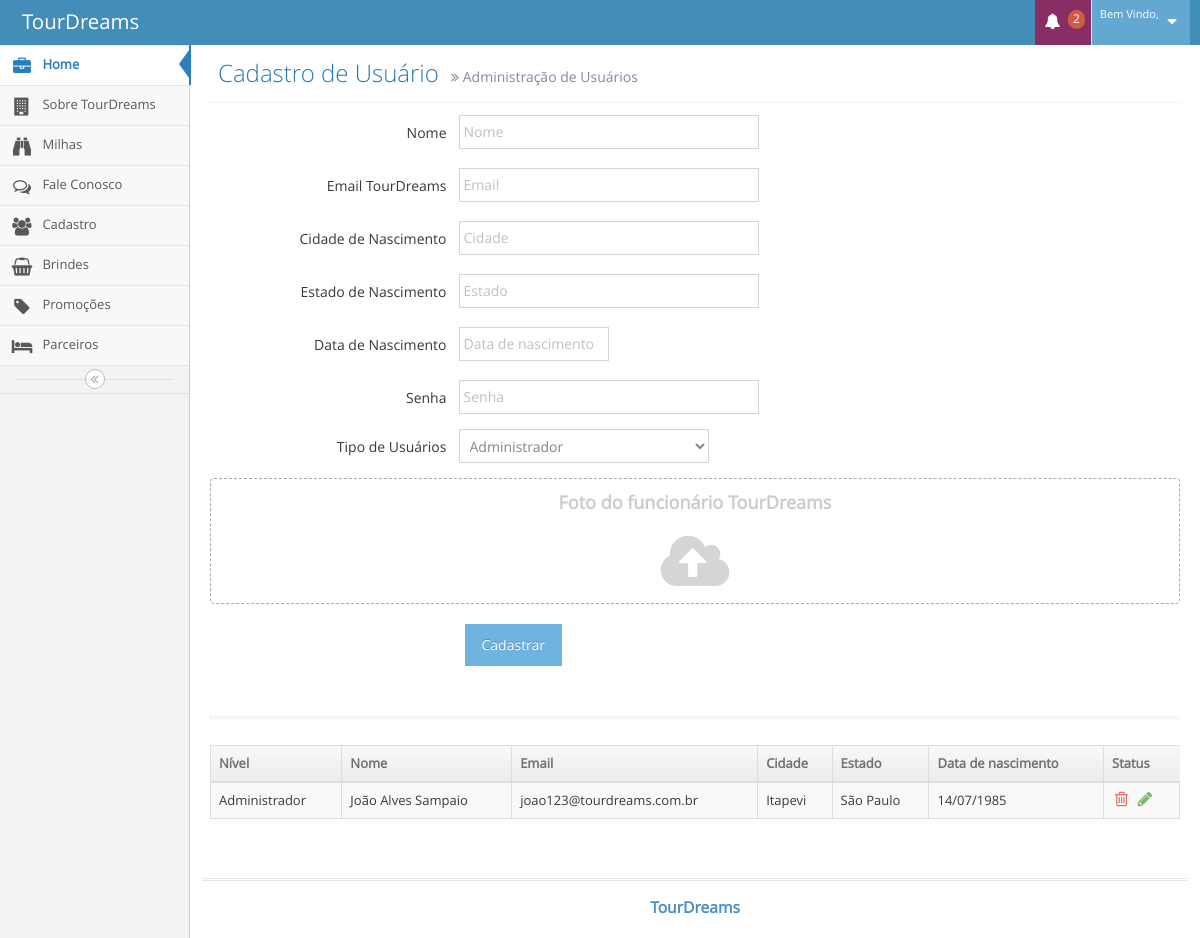
The page /tour_dreams/TourDreams/CMS/admUser.php on the database its author committed.
### tables this page shows
CREATE TABLE `tbl_administradores` (
  `id_administrador` int(11) NOT NULL AUTO_INCREMENT,
  `id_nivel_usuario` int(11) NOT NULL,
  `nome_administrador` varchar(100) NOT NULL,
  `email_empresa` varchar(150) NOT NULL,
  `cidade_nascimento` varchar(100) NOT NULL,
  `estado_nascimento` varchar(80) NOT NULL,
  `dt_nasc` date NOT NULL,
  `foto` varchar(200) NOT NULL DEFAULT '',
  `senha` varchar(45) NOT NULL,
  PRIMARY KEY (`id_administrador`),
  KEY `id_adms_nivelUsuario_idx` (`id_nivel_usuario`),
  CONSTRAINT `id_adms_nivelUsuario` FOREIGN KEY (`id_nivel_usuario`) REFERENCES `tbl_nivel_usuario` (`id_nivel_usuario`) ON DELETE NO ACTION ON UPDATE NO ACTION
);

CREATE TABLE `tbl_nivel_usuario` (
  `id_nivel_usuario` int(11) NOT NULL AUTO_INCREMENT,
  `nome_nivel` varchar(45) NOT NULL,
  PRIMARY KEY (`id_nivel_usuario`)
);

### tour_dreams/TourDreams/CMS/admUser.php (the view, shortened to what this page needs)
<?php
	$nome="";
	$email="";
	$cidade="";
	$estado="";
	$senha_user="";
	$botao="Cadastrar";
	$nome_administrador = $_GET['nome_administrador'];
	$id_administrador = $_GET['id_administrador'];
?>
<!DOCTYPE html>
<html lang="pt-br">
	<head>
		<link rel="stylesheet" href="assets/css/bootstrap.min.css" />
		<link rel="stylesheet" href="assets/font-awesome/4.5.0/css/font-awesome.min.css" />
		<link rel="stylesheet" href="assets/css/jquery-ui.custom.min.css" />
		<link rel="stylesheet" href="assets/css/chosen.min.css" />
		<link rel="stylesheet" href="assets/css/bootstrap-datepicker3.min.css" />
		<link rel="stylesheet" href="assets/css/bootstrap-timepicker.min.css" />
		<link rel="stylesheet" href="assets/css/daterangepicker.min.css" />
		<link rel="stylesheet" href="assets/css/bootstrap-datetimepicker.min.css" />
		<link rel="stylesheet" href="assets/css/bootstrap-colorpicker.min.css" />
		<link rel="stylesheet" href="assets/css/ace.min.css" class="ace-main-stylesheet" id="main-ace-style" />
		<link rel="stylesheet" href="assets/css/ace-skins.min.css" />
		<link rel="stylesheet" href="assets/css/ace-rtl.min.css" />
	</head>
	<body class="no-skin">
		<div id="navbar" class="navbar navbar-default          ace-save-state">
			<div class="navbar-container ace-save-state" id="navbar-container">
				<div class="navbar-header pull-left">
					<a href="index.html" class="navbar-brand">
						<small>
							TourDreams
						</small>
					</a>
				</div>
				<div class="navbar-buttons navbar-header pull-right" role="navigation">
					<ul class="nav ace-nav">
						<li class="purple dropdown-modal">
							<a data-toggle="dropdown" class="dropdown-toggle" href="#">
								<i class="ace-icon fa fa-bell icon-animated-bell"></i>
								<span class="badge badge-important">2</span>
							</a>
						</li>
						<li class="light-blue dropdown-modal">
							<a data-toggle="dropdown" href="#" class="dropdown-toggle">
								<span class="user-info">
									<small>Bem Vindo,</small>
								</span>
								<i class="ace-icon fa fa-caret-down"></i>
							</a>
						</li>
					</ul>
				</div>
			</div>
		</div>
		<div class="main-container ace-save-state" id="main-container">
			<div id="sidebar" class="sidebar                  responsive                    ace-save-state">
				<ul class="nav nav-list">
					<li class="active">
						<a href="home.php?nome_administrador=<?php echo$_GET['nome_administrador'];?>&id_administrador=<?php echo$_GET['id_administrador'];?>">
							<i class="menu-icon fa fa-briefcase"></i>
							<span class="menu-text"> Home </span>
						</a>
					</li>
					<li class="">
						<a href="admSobre.php?nome_administrador=<?php echo$_GET['nome_administrador'];?>&id_administrador=<?php echo$_GET['id_administrador'];?>">
							<i class="menu-icon fa fa-building"></i>
							<span class="menu-text">  Sobre TourDreams </span>
						</a>
					</li>
					<li class="">
						<a href="admMilhas.php?nome_administrador=<?php echo$_GET['nome_administrador'];?>&id_administrador=<?php echo$_GET['id_administrador'];?>">
							<i class="menu-icon fa fa-binoculars"></i>
							<span class="menu-text"> Milhas </span>
						</a>
					</li>
					<li class="">
						<a href="admFale.php?nome_administrador=<?php echo$_GET['nome_administrador'];?>&id_administrador=<?php echo$_GET['id_administrador'];?>">
							<i class="menu-icon fa fa-comments-o"></i>
							<span class="menu-text"> Fale Conosco </span>
						</a>
					</li>
					<li class="">
						<a href="admUser.php?nome_administrador=<?php echo$_GET['nome_administrador'];?>&id_administrador=<?php echo$_GET['id_administrador'];?>">
							<i class="menu-icon fa fa-users"></i>
							<span class="menu-text"> Cadastro </span>
						</a>
					</li>
					<li class="">
						<a href="admBrindes.php?nome_administrador=<?php echo$_GET['nome_administrador'];?>&id_administrador=<?php echo$_GET['id_administrador'];?>">
							<i class="menu-icon fa fa-shopping-basket"></i>
							<span class="menu-text"> Brindes </span>
						</a>
					</li>
					<li class="">
						<a href="admPromocoes.php?nome_administrador=<?php echo$_GET['nome_administrador'];?>&id_administrador=<?php echo$_GET['id_administrador'];?>">
							<i class="menu-icon fa fa-tag"></i>
							<span class="menu-text"> Promoções </span>
						</a>
					</li>
					<li class="">
						<a href="parceiros.php?nome_administrador=<?php echo$_GET['nome_administrador'];?>&id_administrador=<?php echo$_GET['id_administrador'];?>">
							<i class="menu-icon fa fa-bed"></i>
							<span class="menu-text"> Parceiros </span>
						</a>
					</li>
				</ul>
				<div class="sidebar-toggle sidebar-collapse" id="sidebar-collapse">
					<i id="sidebar-toggle-icon" class="ace-icon fa fa-angle-double-left ace-save-state" data-icon1="ace-icon fa fa-angle-double-left" data-icon2="ace-icon fa fa-angle-double-right"></i>
				</div>
			</div>
			<div class="main-content">
				<div class="main-content-inner">
					<div class="page-content">
						<div class="page-header">
							<h1>
								Cadastro de Usuário
								<small>
									<i class="ace-icon fa fa-angle-double-right"></i>
									Administração de Usuários
								</small>
							</h1>
						</div>
						<div class="row">
							<div class="col-xs-12">
								<form class="form-horizontal" role="form" action="admUser.php?nome_administrador=<?php echo($nome_administrador);?>&id_administrador=<?php echo($id_administrador);?>" name="frmCadastro" method="post" enctype="multipart/form-data">
									<div class="form-group">
										<label class="col-sm-3 control-label no-padding-right" for="form-field-1"> Nome </label>
										<div class="col-sm-9">
											<input type="text" id="form-field-1" placeholder="Nome" class="col-xs-10 col-sm-5" name="nome" value="<?php echo($nome);?>" />
										</div>
									</div>
									<div class="space-4"></div>
									<div class="form-group">
										<label class="col-sm-3 control-label no-padding-right" for="form-field-1"> Email TourDreams </label>
										<div class="col-sm-9">
											<input type="email" id="form-field-1" placeholder="Email" class="col-xs-10 col-sm-5" name="email" value="<?php echo($email);?>"/>
										</div>
									</div>
									<div class="space-4"></div>
										<div class="form-group">
											<label class="col-sm-3 control-label no-padding-right" for="form-field-1"> Cidade de Nascimento </label>
											<div class="col-sm-9">
												<input type="text" id="form-field-1" placeholder="Cidade" class="col-xs-10 col-sm-5" name="cidade" value="<?php echo($cidade);?>"/>
											</div>
										</div>
									<div class="space-4"></div>
										<div class="form-group">
											<label class="col-sm-3 control-label no-padding-right" for="form-field-1"> Estado de Nascimento </label>
											<div class="col-sm-9">
												<input type="text" id="form-field-1" placeholder="Estado" class="col-xs-10 col-sm-5" name="estado" value="<?php echo($estado);?>"/>
											</div>
										</div>
									<div class="space-4"></div>
									<div class="form-group">
										<label class="col-sm-3 control-label no-padding-right" for="form-field-1"> Data de Nascimento </label>
										<div class="col-sm-9">
											<input type="text" style="width:150px;" id="form-field-mask-1 placeholder" class="form-control input-mask-date" placeholder = "Data de nascimento" name="data" value="<?php echo($dt_nasc_volta);?>"/>
										</div>
									</div>
									<div class="space-4"></div>
									<div class="form-group">
										<label class="col-sm-3 control-label no-padding-right" for="form-field-1"> Senha </label>
										<div class="col-sm-9">
											<input type="password" id="form-field-1" placeholder="Senha" class="col-xs-10 col-sm-5" name="senha" value="<?php echo($senha_user);?>"/>
										</div>
									</div>
									<div class="form-group">
										<label class="col-sm-3 control-label no-padding-right" for="form-field-1"> Tipo de Usuários </label>
										<div class="col-sm-9">
											<select class="form-control" id="form-field-select-1" style="width:250px;" name="selectCadastroUser">
												<?php
														$sql = "select * from tbl_nivel_usuario where id_nivel_usuario > 0";
															?>
														<?php
															$select = mysql_query($sql);
															while($rs = mysql_fetch_array($select)){
														?>
															<option value="<?php echo($rs['id_nivel_usuario']);?>"><?php echo($rs['nome_nivel']);?></option>
														<?php
															}
												?>
											</select>
										</div>
									</div>
									<div class="form-group">
										<div class="col-xs-12">
										</div>
									</div>
									<div class="clearfix form-actions">
										<div class="col-md-offset-3 col-md-9">
											<input class="btn btn-info" type="submit" name="btn_cadastro" value="<?php echo($botao)?>">
										</div>
									</div>
								</form>
							</div>
						</div>
					</div>
					<div class="page-content">
						<div class="row">
							<div class="col-xs-12">
								<div class="hr hr-18 dotted hr-double"></div>
								<div class="row">
									<div class="col-xs-12">
										<div class="clearfix">
										</div>
										<div>
											<table id="dynamic-table" class="table table-striped table-bordered table-hover">
												<thead>
													<tr>
														<th>Nível</th>
														<th>Nome</th>
														<th class="hidden-480">Email</th>
														<th>
															Cidade
														</th>
														<th>Estado</th>
														<th>Data de nascimento</th>
														<th>Status</th>
													</tr>
												</thead>
												<?php
												$sql = "select * from tbl_administradores as a inner join tbl_nivel_usuario as n on n.id_nivel_usuario = a.id_nivel_usuario";
												$select = mysql_query($sql);
												while($rs = mysql_fetch_array($select)){
													$dt_nasc=$rs['dt_nasc'];
													$dt_nasc_sem_hora = substr($dt_nasc, 0,10);
													$dt_nasc_volta = explode("-", $dt_nasc_sem_hora );
													$dia = $dt_nasc_volta[2];
													$mes = $dt_nasc_volta[1];
													$ano = $dt_nasc_volta[0];
													$dt_nasc_volta = $dia."/".$mes."/".$ano;
												?>
												<tbody>
													<tr>
														<td>
															<?php echo($rs['nome_nivel']);?>
														</td>
														<td><?php echo($rs['nome_administrador']);?></td>
														<td class="hidden-480"><?php echo($rs['email_empresa']);?></td>
														<td><?php echo($rs['cidade_nascimento']);?></td>
														<td><?php echo($rs['estado_nascimento']);?></td>
														<td><?php echo($dt_nasc_volta);?></td>
														<td>
															<div class="hidden-sm hidden-xs action-buttons">
																<a class="red" href="admUser.php?modo=excluir&id_user_exluir=<?php echo($rs['id_administrador']);?>&nome_administrador=<?php echo($_GET['nome_administrador']);?>&id_administrador=<?php echo($_GET['id_administrador']);?>">
																	<i class="ace-icon fa fa-trash-o bigger-130"></i>
																</a>
																<a class="green" href="admUser.php?modo=editar&id_administrador=<?php echo($rs['id_administrador']);?>&nome_administrador=<?php echo($_GET['nome_administrador']);?>">
																	<i class="ace-icon fa fa-pencil bigger-130"></i>
																</a>
															</div>
														</td>
													</tr>
													<?php
														}
													?>
												</tbody>
											</table>
										</div>
									</div>
								</div>
							</div>
						</div>
					</div>
				</div>
			</div>
			<div class="footer">
				<div class="footer-inner">
					<div class="footer-content">
						<span class="bigger-120">
							<span class="blue bolder">TourDreams</span>
						</span>
					</div>
				</div>
			</div>
		</div>
	</body>
</html>

### rows shown on the page
tbl_administradores: id_nivel_usuario.nome_nivel "Administrador", nome_administrador "João Alves Sampaio", email_empresa "joao123@tourdreams.com.br", cidade_nascimento "Itapevi", estado_nascimento "São Paulo", dt_nasc "14/07/1985"

### other values the page prints
form field selectCadastroUser "Administrador"
